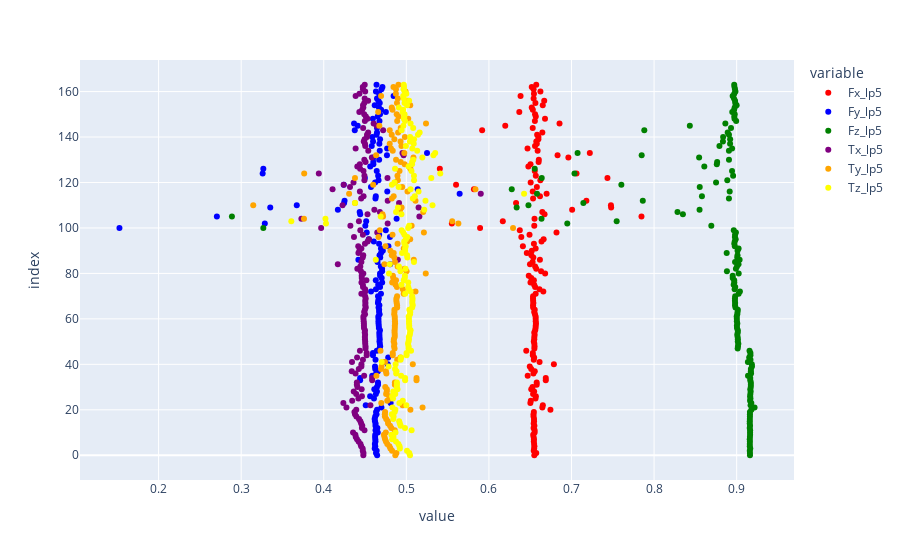
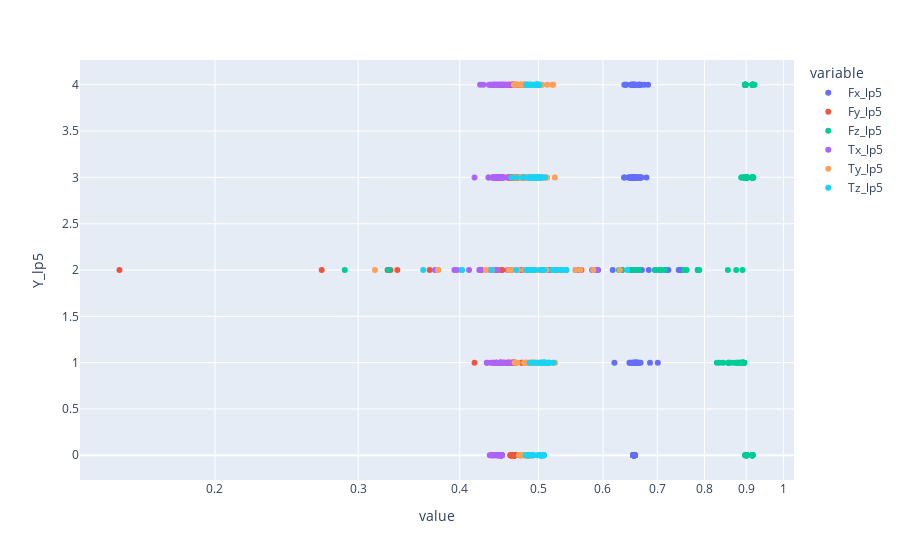

Source (notebook cell) for these figures, in order:
### Markdown cell above
lp5

### Code cell
dic = {"Fx_lp5": "red", "Fy_lp5": "blue" , "Fz_lp5": "green" , "Tx_lp5": "black", "Tx_lp5": "purple", "Ty_lp5": "orange", "Tz_lp5": "yellow"}
lp5_scatter = plty.scatter(X_lp5_df, x = ["Fx_lp5", "Fy_lp5", "Fz_lp5", "Tx_lp5", "Ty_lp5", "Tz_lp5"],  color_discrete_map= dic)
lp5_logscatter = plty.scatter(X_lp5_df,  x = ["Fx_lp5", "Fy_lp5", "Fz_lp5", "Tx_lp5", "Ty_lp5", "Tz_lp5"] , y= "Y_lp5", log_x=True)
lp5_scatter.show()
lp5_logscatter.show()

### Figure 1 — Plotly figure (JSON) as saved in the notebook; plotly's stock layout.template omitted (floating-point values rounded to 4 significant figures; data arrays with more than 128 entries replaced by an {"elided": "..."} marker saying what was removed)
{"data": [{"hovertemplate": "variable=Fx_lp5<br>value=%{x}<br>index=%{y}<extra></extra>", "legendgroup": "Fx_lp5", "marker": {"color": "red", "symbol": "circle"}, "mode": "markers", "name": "Fx_lp5", "orientation": "h", "showlegend": true, "type": "scatter", "x": {"elided": "164 float values"}, "xaxis": "x", "y": {"elided": "164 int values"}, "yaxis": "y"}, {"hovertemplate": "variable=Fy_lp5<br>value=%{x}<br>index=%{y}<extra></extra>", "legendgroup": "Fy_lp5", "marker": {"color": "blue", "symbol": "circle"}, "mode": "markers", "name": "Fy_lp5", "orientation": "h", "showlegend": true, "type": "scatter", "x": {"elided": "164 float values"}, "xaxis": "x", "y": {"elided": "164 int values"}, "yaxis": "y"}, {"hovertemplate": "variable=Fz_lp5<br>value=%{x}<br>index=%{y}<extra></extra>", "legendgroup": "Fz_lp5", "marker": {"color": "green", "symbol": "circle"}, "mode": "markers", "name": "Fz_lp5", "orientation": "h", "showlegend": true, "type": "scatter", "x": {"elided": "164 float values"}, "xaxis": "x", "y": {"elided": "164 int values"}, "yaxis": "y"}, {"hovertemplate": "variable=Tx_lp5<br>value=%{x}<br>index=%{y}<extra></extra>", "legendgroup": "Tx_lp5", "marker": {"color": "purple", "symbol": "circle"}, "mode": "markers", "name": "Tx_lp5", "orientation": "h", "showlegend": true, "type": "scatter", "x": {"elided": "164 float values"}, "xaxis": "x", "y": {"elided": "164 int values"}, "yaxis": "y"}, {"hovertemplate": "variable=Ty_lp5<br>value=%{x}<br>index=%{y}<extra></extra>", "legendgroup": "Ty_lp5", "marker": {"color": "orange", "symbol": "circle"}, "mode": "markers", "name": "Ty_lp5", "orientation": "h", "showlegend": true, "type": "scatter", "x": {"elided": "164 float values"}, "xaxis": "x", "y": {"elided": "164 int values"}, "yaxis": "y"}, {"hovertemplate": "variable=Tz_lp5<br>value=%{x}<br>index=%{y}<extra></extra>", "legendgroup": "Tz_lp5", "marker": {"color": "yellow", "symbol": "circle"}, "mode": "markers", "name": "Tz_lp5", "orientation": "h", "showlegend": true, "type": "scatter", "x": {"elided": "164 float values"}, "xaxis": "x", "y": {"elided": "164 int values"}, "yaxis": "y"}], "layout": {"legend": {"title": {"text": "variable"}, "tracegroupgap": 0}, "margin": {"t": 60}, "xaxis": {"anchor": "y", "domain": [0, 1], "title": {"text": "value"}}, "yaxis": {"anchor": "x", "domain": [0, 1], "title": {"text": "index"}}}}

### Figure 2 — Plotly figure (JSON) as saved in the notebook; plotly's stock layout.template omitted (floating-point values rounded to 4 significant figures; data arrays with more than 128 entries replaced by an {"elided": "..."} marker saying what was removed)
{"data": [{"hovertemplate": "variable=Fx_lp5<br>value=%{x}<br>Y_lp5=%{y}<extra></extra>", "legendgroup": "Fx_lp5", "marker": {"color": "#636efa", "symbol": "circle"}, "mode": "markers", "name": "Fx_lp5", "orientation": "v", "showlegend": true, "type": "scatter", "x": {"elided": "164 float values"}, "xaxis": "x", "y": {"elided": "164 int values"}, "yaxis": "y"}, {"hovertemplate": "variable=Fy_lp5<br>value=%{x}<br>Y_lp5=%{y}<extra></extra>", "legendgroup": "Fy_lp5", "marker": {"color": "#EF553B", "symbol": "circle"}, "mode": "markers", "name": "Fy_lp5", "orientation": "v", "showlegend": true, "type": "scatter", "x": {"elided": "164 float values"}, "xaxis": "x", "y": {"elided": "164 int values"}, "yaxis": "y"}, {"hovertemplate": "variable=Fz_lp5<br>value=%{x}<br>Y_lp5=%{y}<extra></extra>", "legendgroup": "Fz_lp5", "marker": {"color": "#00cc96", "symbol": "circle"}, "mode": "markers", "name": "Fz_lp5", "orientation": "v", "showlegend": true, "type": "scatter", "x": {"elided": "164 float values"}, "xaxis": "x", "y": {"elided": "164 int values"}, "yaxis": "y"}, {"hovertemplate": "variable=Tx_lp5<br>value=%{x}<br>Y_lp5=%{y}<extra></extra>", "legendgroup": "Tx_lp5", "marker": {"color": "#ab63fa", "symbol": "circle"}, "mode": "markers", "name": "Tx_lp5", "orientation": "v", "showlegend": true, "type": "scatter", "x": {"elided": "164 float values"}, "xaxis": "x", "y": {"elided": "164 int values"}, "yaxis": "y"}, {"hovertemplate": "variable=Ty_lp5<br>value=%{x}<br>Y_lp5=%{y}<extra></extra>", "legendgroup": "Ty_lp5", "marker": {"color": "#FFA15A", "symbol": "circle"}, "mode": "markers", "name": "Ty_lp5", "orientation": "v", "showlegend": true, "type": "scatter", "x": {"elided": "164 float values"}, "xaxis": "x", "y": {"elided": "164 int values"}, "yaxis": "y"}, {"hovertemplate": "variable=Tz_lp5<br>value=%{x}<br>Y_lp5=%{y}<extra></extra>", "legendgroup": "Tz_lp5", "marker": {"color": "#19d3f3", "symbol": "circle"}, "mode": "markers", "name": "Tz_lp5", "orientation": "v", "showlegend": true, "type": "scatter", "x": {"elided": "164 float values"}, "xaxis": "x", "y": {"elided": "164 int values"}, "yaxis": "y"}], "layout": {"legend": {"title": {"text": "variable"}, "tracegroupgap": 0}, "margin": {"t": 60}, "xaxis": {"anchor": "y", "domain": [0, 1], "title": {"text": "value"}, "type": "log"}, "yaxis": {"anchor": "x", "domain": [0, 1], "title": {"text": "Y_lp5"}}}}
